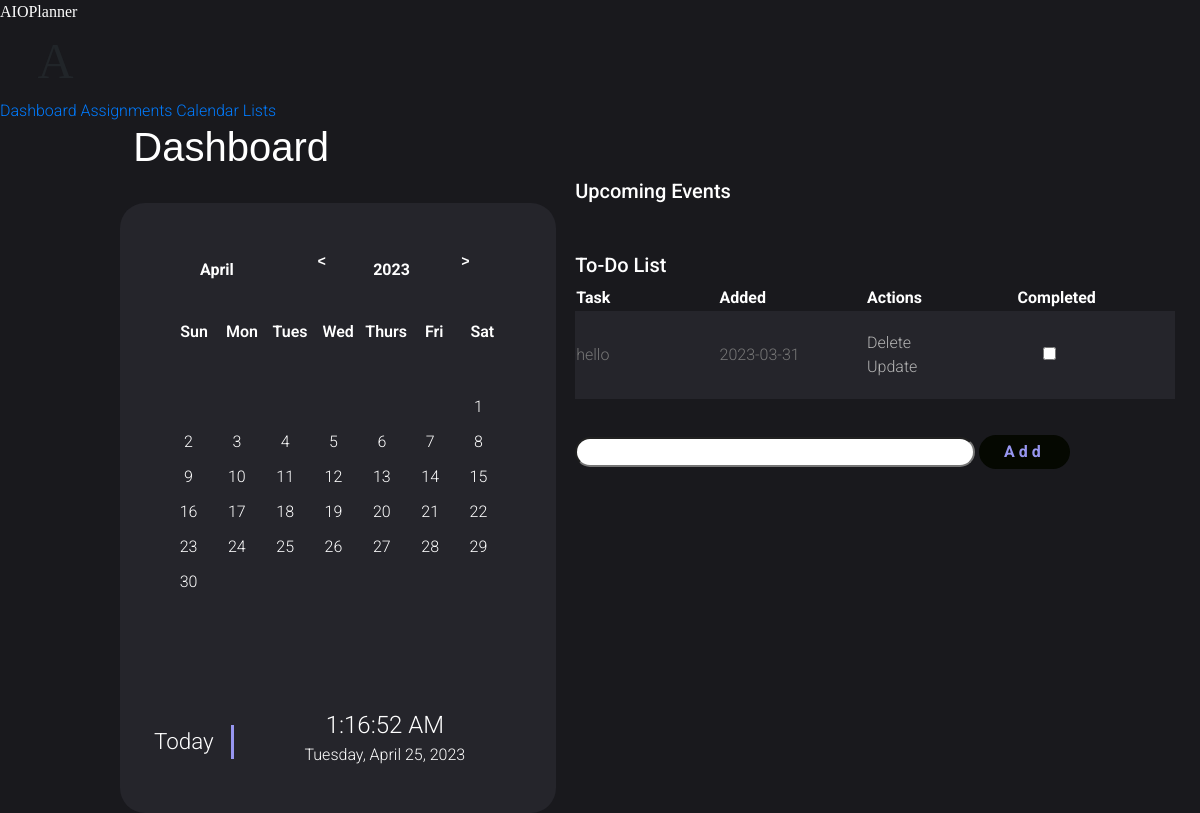
The app's page /dashboard, older data.
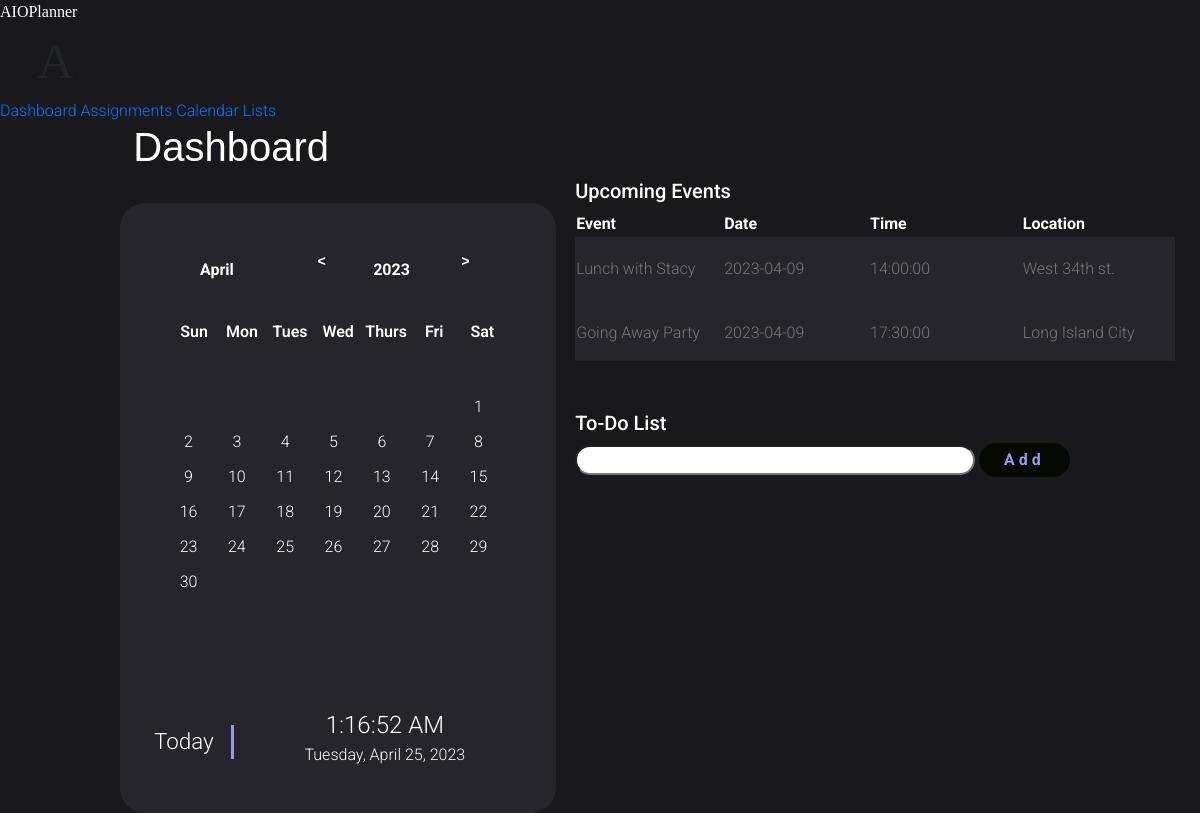
The same page, newer data.
### src/Models/models.py (models this page shows, shortened)
class Todo(db.Model): #class for Todo tasks
    id = db.Column(db.Integer, primary_key = True)
    content = db.Column(db.String(200), nullable = False)
    completed = db.Column(db.Integer, default = 0)
    date_created = db.Column(db.DateTime, default = datetime.utcnow)
    list_id = db.Column(db.Integer, db.ForeignKey('list.id'))

class Event(db.Model): #class for events
    id = db.Column(db.Integer, primary_key = True)
    title = db.Column(db.String(200), nullable = False)
    completed = db.Column(db.Integer, default = 0)
    date_created = db.Column(db.DateTime, default = datetime.utcnow)
    dateTime_of_event = db.Column(db.DateTime, default = datetime.utcnow)
    location_of_event = db.Column(db.String(200), nullable = False)
    endTime_of_event = db.Column(db.String(200), nullable = False)

### app.py (the view)
    @app.route('/dashboard', methods = ['POST', 'GET'])
    def dashboard():
        if request.method == "POST":
            task_content = request.form['content']
            if len(request.form['content']) < 1:
                   return redirect('/dashboard')
            new_Task = Todo(content=task_content)
            try:
                db.session.add(new_Task)
                db.session.commit()
                return redirect('/dashboard')
            except:
                return "There was an issue adding your task"
        else:
            tasks = Todo.query.order_by(desc(Todo.date_created)).all()
            events = Event.query.order_by(Event.dateTime_of_event).all()
            return render_template("dashboard.html", tasks=tasks, Events = events)

### templates/dashboard.html (shortened to what this page needs)
{% extends "base.html" %}
{% block body %}
<div class="page-content">
    <h1 style = "color: white; font-family: sans-serif;">&nbsp&nbsp&nbsp&nbsp&nbsp&nbsp&nbsp&nbsp&nbsp&nbsp&nbsp&nbspDashboard</h1>
    <div class = "containerCali" id = "child">
        <div class="calendar">
            <div class = "calendar-header">
                <span class = "month-picker" id = "month-picker"> April </span>
                    <span class = "year-change" id = "pre-year">
                        <pre style = "color: white;"><</pre>
                    </span>
                    <span id = "year"> 2023 </span>
                    <span class = "year-change" id = "next-year">
                        <pre style = "color: white;"> ></pre>
                    </span>
            </div>
            <div class = "calendar-body">
                <div class = "calendar-week-days">
                    <div>Sun</div>
                    <div>Mon</div>
                    <div>Tues</div>
                    <div>Wed</div>
                    <div>Thurs</div>
                    <div>Fri</div>
                    <div>Sat</div>
                </div>
                <div class = "calendar-days">
                </div>
            </div>
            <div class = "calendar-footer">
            </div>
            <div class = "date-time-formate">
                <div class = "day-text-formate">Today</div>
                <div class = "date-time-value">
                    <div class = "time-formate">02:51:20</div>
                    <div class = "date-formate">23 - july - 2022</div>
                </div>
            </div>
        </div>
    </div>
    <div class = "eventsAndTasks" id = "child">
        <div class = "upcomingEvents" id = "childElement">
            <h1 style = "color:white; font-size: 20px;">Upcoming Events</h1>
            {% if Events%}
            <table class = "custom-table">
                <thead>
                    <tr scope = "row" >
                        <th scope = "col">Event</th>
                        <th scope = "col">Date</th>
                        <th scope = "col">Time</th>
                        <th scope = "col">Location</th>
                    </tr>
                </thead>
                <tbody>
                    {% for event in Events%}
                    <tr scope = "row">
                        <td>{{event.title}}</td>
                        <td>{{event.dateTime_of_event.date()}}</td>
                        <td>{{event.dateTime_of_event.time()}}</td>
                        <td>{{event.location_of_event}}</td>
                    </tr>
                    {% endfor %}
                </tbody>
            </table>
            {% endif %}
        </div>
        <div class = "to-do_tile" id = "childElement">
                <h1 class = "To-do_title" style="color:white; font-size: 20px;">To-Do List</h1>
                {% if tasks%}
                <table class="custom-table">
                    <thead>
                        <tr scope="row">
                            <th scope="col">Task</th>
                            <th scope="col">Added</th>
                            <th scope="col">Actions</th>
                            <th scope="col">Completed</th>
                        </tr>
                    </thead>
                    {% for task in tasks %}
                    {% if not task.list_id %}
                    <tbody>
                        <tr scope="row">
                            <td>{{ task.content }}</td>
                            <td>{{ task.date_created.date() }}</td>
                            <td>
                                <a href="/delete/{{task.id}}">Delete</a>
                                <br>
                                <a href="/update/{{task.id}}">Update</a>
                            </td>
                            <td>
                                <form action = "/checkbox/{{task.id}}", method = "POST" >
                                    {% if task.completed == true%}
                                    <tab></tab>
                                    <input type = "checkbox" name = "Check" class = "Check" onChange="this.form.submit()" checked>
                                    {%- elif task.completed == false -%}
                                    <input type = "checkbox" name = "Check" class = "Check" onChange="this.form.submit()">
                                    {%- endif %}
                                </form>
                            </td>
                        </tr>
                    </tbody>
                    {%endif%}
                    {% endfor %}
                </table>
                {% endif %}
                <form action = "/dashboard" method = "POST">
                    <input type="text"  name="content" id = "content" class = "to-do_content">
                    <button class = "button1">Add</button>
                </form>
            </div>
    </div>
</div>
{% endblock %}

### templates/base.html (shortened to what this page needs)
<!DOCTYPE html>
<html lang="en">
<head>
    <link rel = "stylesheet" href = "{{ url_for('static', filename='css/main.css') }}">
    <link href="../static/css/main.css" rel="stylesheet" />
    <link rel="stylesheet" href="../static/css-table-18/fonts/icomoon/style.css">
    <link rel="stylesheet" href="../static/css-table-18/css/owl.carousel.min.css">
    <link rel="stylesheet" href="../static/css-table-18/css/bootstrap.min.css">
    <link rel="stylesheet" href="../static/css-table-18/css/style.css">
    <link rel="stylesheet" href="https://code.getmdl.io/1.3.0/material.indigo-pink.min.css">
</head>
<body>
    <div class="demo-layout-transparent mdl-layout mdl-layout mdl-js-layout">
        <header class="mdl-layout__header mdl-layout__header--transparent">
          <div class="mdl-layout__header-row">
            <span class="mdl-layout-title">
                <a class = "Logo" href="/dashboard" >AIOPlanner</a>
            </span>
          </div>
        </header>
        <div class="mdl-layout__drawer">
          <span class="mdl-layout-title" style = "font-size: 50px; font-family: myFirstFont;">&nbsp&nbsp&nbspA</span>
          <nav class="mdl-navigation">
            <a class="mdl-navigation__link" href="/dashboard">Dashboard</a>
            <a class="mdl-navigation__link" href="/assignments">Assignments</a>
            <a class="mdl-navigation__link" href="/calendar">Calendar</a>
            <a class="mdl-navigation__link" href="/Lists">Lists</a>
          </nav>
        </div>
        <main class="mdl-layout__content">
            {% block body %}{% endblock %}
        </main>
    </div>
</body>
</html>

### static/css/main.css (style rules this page uses)
body { animation: fadeInAnimation ease 1.3s; animation-iteration-count: 1; animation-fill-mode: forwards; }
.containerCali { width: max-content; height: max-content; position: relative; display: flex; padding: 2% 0px 0px 0px; justify-content: center; top: 10%; right: 0%; height: 100%; }
.calendar { height: 610px; width: max-content; background-color: #25252b; border-radius: 25px; overflow: hidden; padding: 30px 50px 0px 50px; box-shadow: var(--shadow); color: white; }
.calendar-header { background: #25252b; display: flex; justify-content: space-between; align-items: center; font-weight: 700; color: white; padding: 20px; }
.calendar-body { pad: 10px; }
.calendar-week-days { display: grid; grid-template-columns: repeat(7,1fr); font-weight: 600; color: white; }
.calendar-week-days div { display: grid; place-items: center; color: var(--bg-secondary); height: 50px; }
.calendar-days { display: grid; grid-template-columns: repeat(7,1fr); gap: 2px; color: var(--color-txt); }
.month-picker { padding: 5px 10px; border-radius: 10px; cursor: pointer; }
.year-change { height: 30px; width: 30px; border-radius: 50%; display: grid; place-items: center; margin: 0px 10px; cursor: pointer; color: white; }
.calendar-footer { padding: 10px; display: flex; justify-content: flex-end; align-items: center; }
.date-time-formate { width: max-content; height: max-content; position: relative; display: inline; top: 140px; justify-content: center; }
.day-text-formate { font-size: 1.4rem; padding-right: 5%; border-right: 3px solid #9796f0; position: absolute; left: -1rem; }
.date-time-value { display: block; height: max-content; width: max-content; position: relative; left: 40%; top: -18px; text-align: center; }
.time-formate { font-size: 1.5rem; }
.button1 { padding: 5px 25px; background-color: #050801; color: #9796f0; font-weight: bold; border: none; border-radius: 25px; letter-spacing: 4px; overflow: hidden; transition: 0.5s; cursor: pointer; }
.to-do_content { width: 400px; border-radius: 25px; }

### static/css-table-18/css/style.css (style rules this page uses)
body { font-family: "Roboto", -apple-system, BlinkMacSystemFont, "Segoe UI", Roboto, "Helvetica Neue", Arial, "Noto Sans", sans-serif, "Apple Color Emoji", "Segoe UI Emoji", "Segoe UI Symbol", "Noto Color Emoji"; background-color: #19191d; font-weight: 300; }
h1, h2, h3, h4, h5, h6, .h1, .h2, .h3, .h4, .h5, .h6 { font-family: "Roboto", -apple-system, BlinkMacSystemFont, "Segoe UI", Roboto, "Helvetica Neue", Arial, "Noto Sans", sans-serif, "Apple Color Emoji", "Segoe UI Emoji", "Segoe UI Symbol", "Noto Color Emoji"; }
a { -webkit-transition: .3s all ease; -o-transition: .3s all ease; transition: .3s all ease; }
a, a:hover { text-decoration: none !important; }
.custom-table { min-width: 600px; display: block; height: 150px; width: 500px; overflow-y: auto; }
.custom-table thead tr, .custom-table thead th { width: 200px; border-top: none; border-bottom: none !important; color: #fff; }
.custom-table tbody th, .custom-table tbody td { width: 200px; color: #777; font-weight: 400; padding-bottom: 20px; padding-top: 20px; font-weight: 300; }
.custom-table tbody tr:not(.spacer) { border-radius: 7px; overflow: hidden; -webkit-transition: .3s all ease; -o-transition: .3s all ease; transition: .3s all ease; }
.custom-table tbody tr th, .custom-table tbody tr td { background: #25252b; border: none; -webkit-transition: .3s all ease; -o-transition: .3s all ease; transition: .3s all ease; }
.custom-table tbody tr th:first-child, .custom-table tbody tr td:first-child { border-top-left-radius: 0px; border-bottom-left-radius: 0px; }
.custom-table tbody tr th:last-child, .custom-table tbody tr td:last-child { border-top-right-radius: 0px; border-bottom-right-radius: 0px; }
.To-do_title { font-size: 15px; margin-top: 50px; }
.Logo { color: #fff; }
#child { display: inline-block; position: relative; left: 10%; vertical-align:top; }
#childElement { position: relative; padding: 0px 0px 0px 15px; }
.Logo { font-family: myFirstFont; }

Row changes from the older to the newer data that the page shows:
removed Todo: content "hello", date_created "2023-03-31"
added Event: title "Lunch with Stacy", dateTime_of_event "2023-04-09", dateTime_of_event.time "14:00:00", location_of_event "West 34th st."
added Event: title "Going Away Party", dateTime_of_event "2023-04-09", dateTime_of_event.time "17:30:00", location_of_event "Long Island City"
Text that changed along with them:
text no longer shown: "Task Added Actions Completed"
text now shown: "Event Date Time Location"
